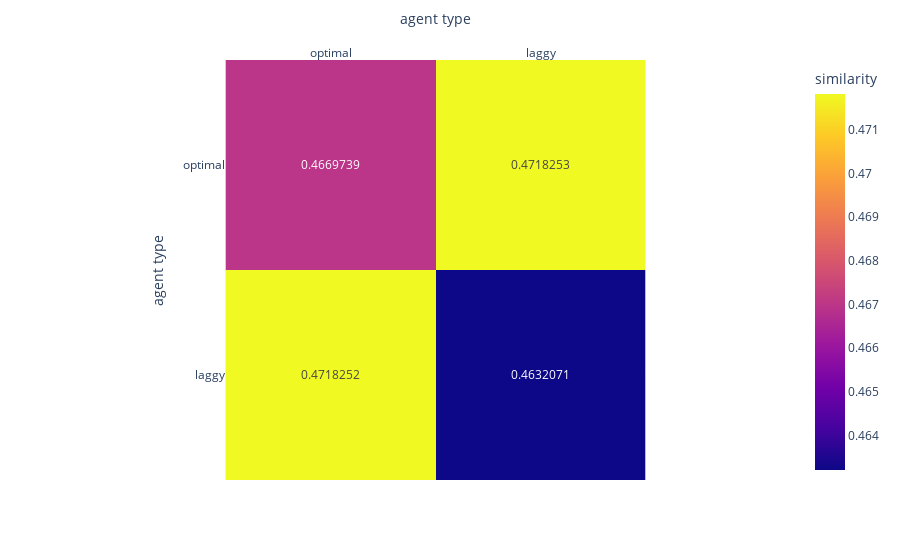

Source (notebook cell):
### Code cell
## similarity matrix

sim_matrix = np.zeros([len(agent_models), len(agent_models)])
for l1 in range(len(agent_models)):
    for l2 in range(len(agent_models)):
        if l1 != l2:
            sim_matrix[l1, l2] = cosine_similarity(embeddings_sep[l1], embeddings_sep[l2]).mean()
        else:
            mask = np.ones([len(embeddings_sep[l1]),len(embeddings_sep[l2])], dtype=bool)
            np.fill_diagonal(mask, 0)
            sim_matrix[l1, l2] = (cosine_similarity(embeddings_sep[l1], embeddings_sep[l2])*mask).mean()

## plot similarity matrix
fig = px.imshow(sim_matrix,
                labels=dict(x="agent type", y="agent type", color="similarity"),
                x=['optimal', 'laggy'],
                y=['optimal', 'laggy'],
                text_auto=True
               )
fig.update_xaxes(side="top")
fig.show()

### Figure 1 — Plotly figure (JSON) as saved in the notebook; plotly's stock layout.template omitted (floating-point values rounded to 4 significant figures)
{"data": [{"coloraxis": "coloraxis", "hovertemplate": "agent type: %{x}<br>agent type: %{y}<br>similarity: %{z}<extra></extra>", "name": "0", "texttemplate": "%{z}", "type": "heatmap", "x": ["optimal", "laggy"], "xaxis": "x", "y": ["optimal", "laggy"], "yaxis": "y", "z": [[0.467, 0.4718], [0.4718, 0.4632]]}], "layout": {"coloraxis": {"colorbar": {"title": {"text": "similarity"}}, "colorscale": [[0, "#0d0887"], [0.1111, "#46039f"], [0.2222, "#7201a8"], [0.3333, "#9c179e"], [0.4444, "#bd3786"], [0.5556, "#d8576b"], [0.6667, "#ed7953"], [0.7778, "#fb9f3a"], [0.8889, "#fdca26"], [1, "#f0f921"]]}, "margin": {"t": 60}, "xaxis": {"anchor": "y", "constrain": "domain", "domain": [0, 1], "scaleanchor": "y", "side": "top", "title": {"text": "agent type"}}, "yaxis": {"anchor": "x", "autorange": "reversed", "constrain": "domain", "domain": [0, 1], "title": {"text": "agent type"}}}}
